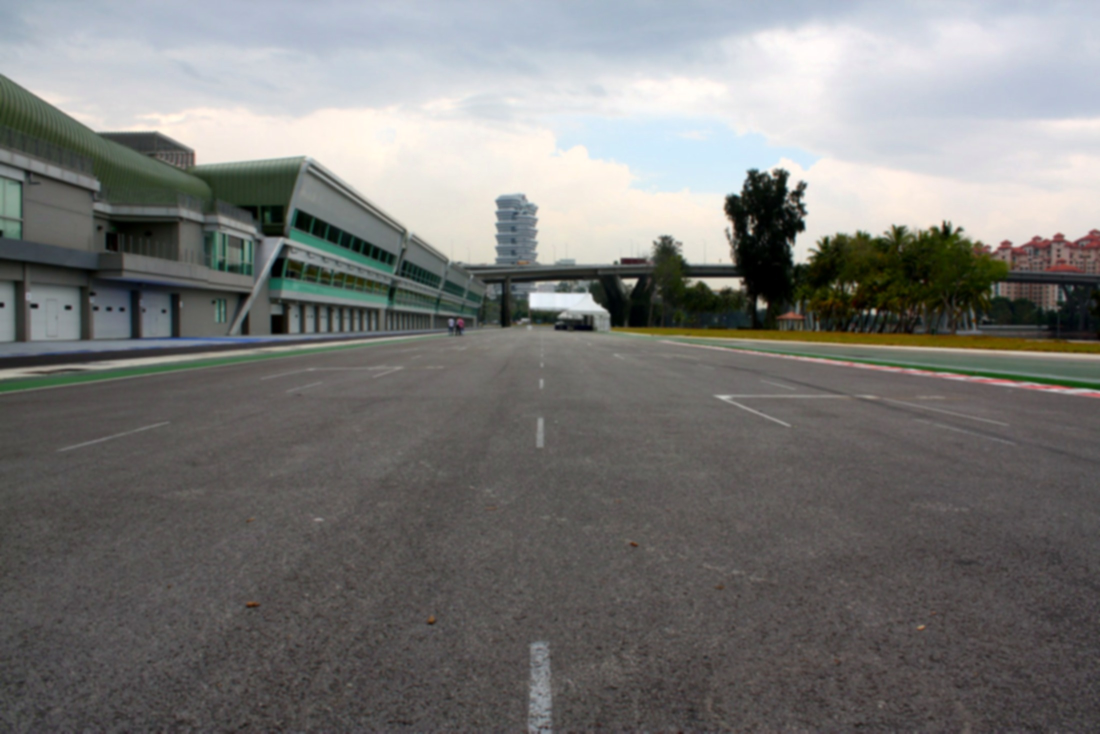
#> input picture f1-back-in-time/assets/bg/pit2.jpg, 2200 x 1467 px, given in place of hms_logo_white.png, which was not available (shown at 1/2 size)
$ python -i render.py   (imports and definitions only)
#> lines starting #> are read from the running program, lines starting #| are printed output that depends on the picture
"""Frame compositor for the Souq Umm Besher reel.

usage: python render.py RAW_DIR OUT_PREFIX FIRST_FRAME END_FRAME

Writes OUT_PREFIX_clean.mp4 and OUT_PREFIX_wm.mp4 (HMS Digital watermark)
for frames [FIRST_FRAME, END_FRAME).  build.py runs several of these in
parallel and concatenates the segments.
"""
import math
import os
import subprocess
import sys

import cv2
import numpy as np
from PIL import Image, ImageDraw, ImageFont

import timeline as T

ROOT = os.path.dirname(os.path.dirname(os.path.abspath(__file__)))
FONTS = os.path.join(ROOT, 'assets', 'fonts')
BRAND = os.path.join(ROOT, 'assets', 'brand')
W, H, FPS = T.W, T.H, T.FPS
SW, SH = 1242, 2208           # decode size (1.15x overscan for zooms)
S0 = W / SW

POP_R = os.path.join(FONTS, 'Poppins-Regular.ttf')
POP_M = os.path.join(FONTS, 'Poppins-Medium.ttf')
POP_SB = os.path.join(FONTS, 'Poppins-SemiBold.ttf')
POP_B = os.path.join(FONTS, 'Poppins-Bold.ttf')
POP_XB = os.path.join(FONTS, 'Poppins-ExtraBold.ttf')
POP_BL = os.path.join(FONTS, 'Poppins-Black.ttf')
POP_SBI = os.path.join(FONTS, 'Poppins-SemiBoldItalic.ttf')
TAJ_B = os.path.join(FONTS, 'Tajawal-Bold.ttf')
TAJ_XB = os.path.join(FONTS, 'Tajawal-ExtraBold.ttf')
SYM = '/usr/share/fonts/truetype/dejavu/DejaVuSans-Bold.ttf'


# ------------------------------------------------------------------ easing --
def clamp(x, a=0.0, b=1.0):
    return a if x < a else b if x > b else x


def e_out3(u):
    return 1 - (1 - u) ** 3


def e_in3(u):
    return u ** 3


def e_io3(u):
    return 4 * u ** 3 if u < 0.5 else 1 - (-2 * u + 2) ** 3 / 2


def e_out_expo(u):
    return 1 if u >= 1 else 1 - 2 ** (-10 * u)


def e_out_back(u, s=1.9):
    u -= 1
    return u * u * ((s + 1) * u + s) + 1


def prog(f, t0, d):
    return clamp((f - t0) / float(d))


# ------------------------------------------------------------------ text ----
_fc = {}


# [57 lines left out: functions font, gold_fill, render_text, rounded_rect_img, not called in this run]


class El:
    """A pre-rendered text/graphic sprite placed on the frame."""

    def __init__(self, img, x0, y0, ax, ay, anim):
        self.img, self.x0, self.y0, self.ax, self.ay, self.anim = img, x0, y0, ax, ay, anim

    @classmethod
    def text(cls, t, x, base_y, anim):
        return cls(t['img'], x - t['ox'], base_y - t['oy'], x + t['adv'] / 2, base_y - t['asc'] * 0.35, anim)


# [515 lines left out: functions composite, draw_el, caption_group, draw_bar, chapter_group, hook_group and 8 more, not called in this run]


# ---------------------------------------------------------------- footage ---
_dur_cache = {}


def clip_path(raw, c):
    return os.path.join(raw, f'IMG_{c}.mov')


# [46 lines left out: functions clip_frames, decode, make_grade, not called in this run]


class Shot:
    # [29 lines left out: functions __init__, load, not called in this run]

    def unload(self):
        self.frames = None

    # [36 lines left out: functions source, base_motion, affine, not called in this run]


def warp(img, M, fast=False):
    return cv2.warpAffine(img, M, (W, H), flags=cv2.INTER_LINEAR if fast else cv2.INTER_CUBIC,
                          borderMode=cv2.BORDER_REFLECT_101)


# ------------------------------------------------------------- transitions --
H_OUT = {'zoom': 5, 'punch': 0, 'whip-left': 4, 'whip-right': 4, 'whip-up': 4, 'whip-down': 4,
         'spin': 6, 'flash': 2, 'glitch': 0, 'leak': 0, 'open': 0}
H_IN = {'zoom': 6, 'punch': 6, 'whip-left': 5, 'whip-right': 5, 'whip-up': 5, 'whip-down': 5,
        'spin': 7, 'flash': 6, 'glitch': 3, 'leak': 7, 'open': 14}
WHIP_DIR = {'whip-left': (-1, 0), 'whip-right': (1, 0), 'whip-up': (0, -1), 'whip-down': (0, 1)}


# [149 lines left out: functions trans_mods, merge_mods, shake_at, render_shot, make_vignette, make_grain and 3 more, not called in this run]


# --------------------------------------------------------------- end card ---
class EndCard:
    # [45 lines left out: functions __init__, render, not called in this run]


# -------------------------------------------------------------- watermark ---
WM_WIDTH = 210      # medium-size logo
WM_RIGHT = 46       # margin from the right edge
WM_TOP = 130        # below the Instagram top bar
WM_OPACITY = 0.92


def make_watermark():
    """HMS Digital logo, top-right corner, with a soft dark glow so the white
    lettering stays readable on bright skies, walls and ceilings."""
    ov = np.zeros((H, W, 4), np.float32)
    logo = cv2.imread(os.path.join(BRAND, 'hms_logo_white.png'), cv2.IMREAD_UNCHANGED)
#> logo is the input picture: shape (1467, 2200, 3); mean B, G, R 118.4, 120.3, 120.6
    logo = cv2.cvtColor(logo, cv2.COLOR_BGRA2RGBA).astype(np.float32) / 255
#> logo: shape (1467, 2200, 4) float32
    lw = WM_WIDTH
    lh = int(round(logo.shape[0] * lw / logo.shape[1]))
#> lh = 140
    logo = cv2.resize(logo, (lw, lh), interpolation=cv2.INTER_AREA)
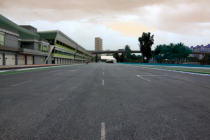
#> logo: shape (140, 210, 4) float32; mean B, G, R, A 0.473, 0.472, 0.464, 1
    pad = 24
    a = np.zeros((lh + 2 * pad, lw + 2 * pad), np.float32)
    rgb = np.zeros((lh + 2 * pad, lw + 2 * pad, 3), np.float32)
    a[pad:pad + lh, pad:pad + lw] = logo[..., 3]
    rgb[pad:pad + lh, pad:pad + lw] = logo[..., :3]
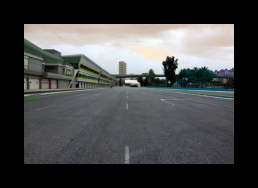
#> rgb: shape (188, 258, 3) float32; mean B, G, R 0.287, 0.286, 0.281
    glow = np.clip(cv2.GaussianBlur(a, (0, 0), 7) * 0.55 + np.roll(cv2.GaussianBlur(a, (0, 0), 2.0), 2, axis=0) * 0.35, 0, 1)
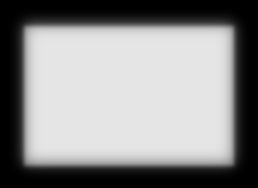
#> glow: shape (188, 258) float32; min 2.96e-07, max 0.9, mean 0.546
    la = a * WM_OPACITY
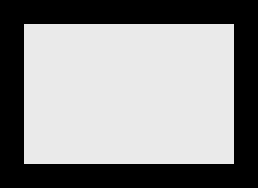
#> la: shape (188, 258) float32; min 0, max 0.92, mean 0.558
    A = la + glow * (1 - la)                 # logo over its dark glow
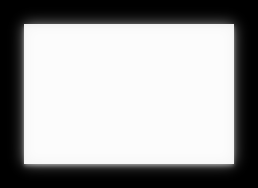
#> A: shape (188, 258) float32; min 2.96e-07, max 0.992, mean 0.626
    prem = rgb * la[..., None]               # glow is black -> adds no colour
    x0 = W - WM_RIGHT - lw - pad
    y0 = WM_TOP - pad
    ov[y0:y0 + a.shape[0], x0:x0 + a.shape[1], :3] = prem
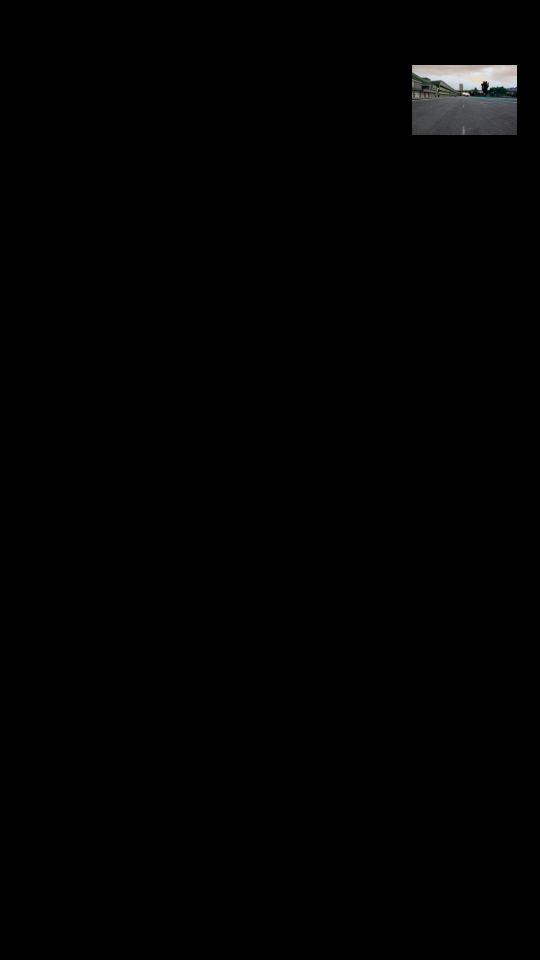
#> ov: shape (1920, 1080, 4) float32 (shown at 1/2 size); mean B, G, R, A 0.00617, 0.00615, 0.00606, 0
    ov[y0:y0 + a.shape[0], x0:x0 + a.shape[1], 3] = A
    return ov


def export_watermark_png(path):
    """Straight-alpha PNG of the watermark layer (for ffmpeg overlay)."""
    ov = make_watermark()
    A = ov[..., 3:4]
#> A: shape (1920, 1080, 1) float32
    rgb = np.where(A > 1e-4, ov[..., :3] / np.maximum(A, 1e-4), 0)
#> rgb: shape (1920, 1080, 3) float32
    out = np.dstack([rgb, A]).clip(0, 1)
    Image.fromarray((out * 255 + 0.5).astype(np.uint8), 'RGBA').save(path)
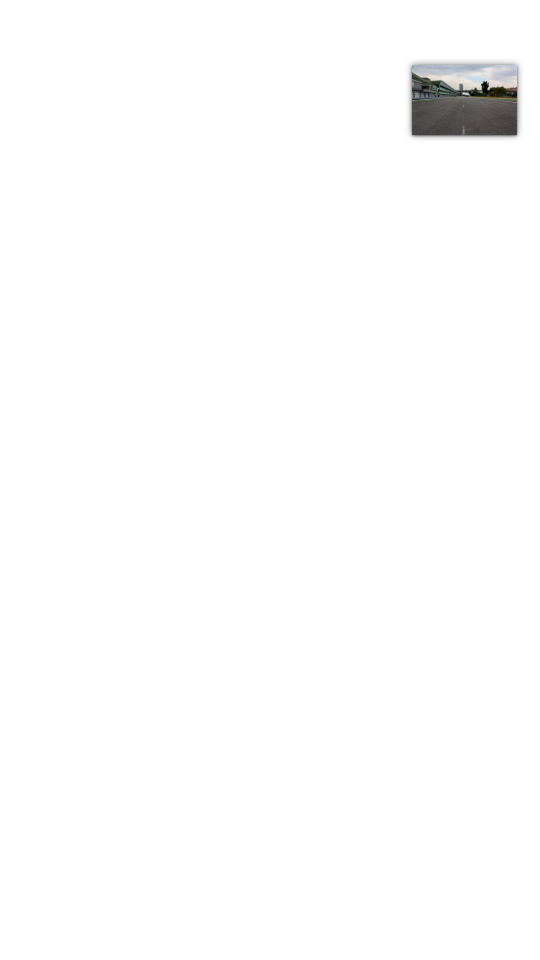
#> saved as pit2.jpg: PIL image 1080x1920 RGBA (shown at 1/2 size); mean R, G, B, A 1.6, 1.6, 1.6, 3.7; transparent parts drawn white


# ------------------------------------------------------------------ main ----
# [108 lines left out: functions build_layers, encoder, main, not called in this run]


# [2 lines not run here, left out]

>>> result = export_watermark_png('../f1-back-in-time/assets/bg/pit2.jpg')

$ run again, on f1-back-in-time/assets/bg/y1957_exit.jpg
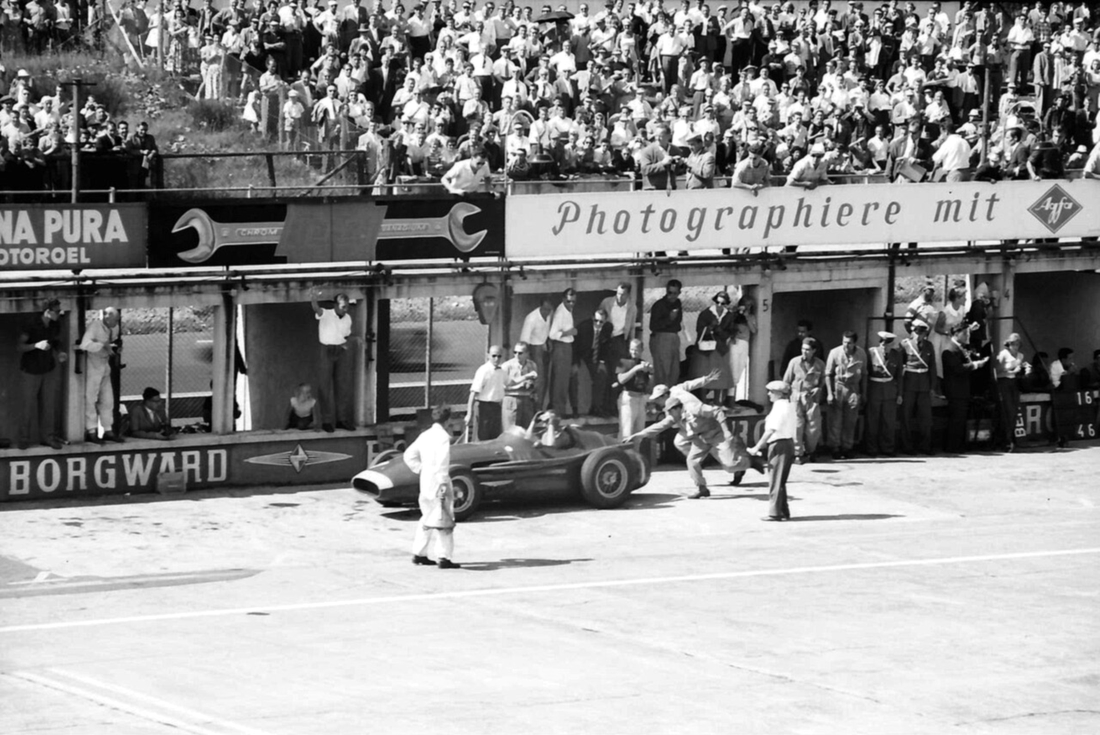
#> input picture f1-back-in-time/assets/bg/y1957_exit.jpg, 2200 x 1470 px, given in place of hms_logo_white.png, which was not available (shown at 1/2 size)
#> in make_watermark, logo is the input picture: shape (1470, 2200, 3); min 0, max 255, mean 147.3
#> in make_watermark, `ov[y0:y0 + a.shape[0], x0:x0 + a.shape[1], :3] = prem`:
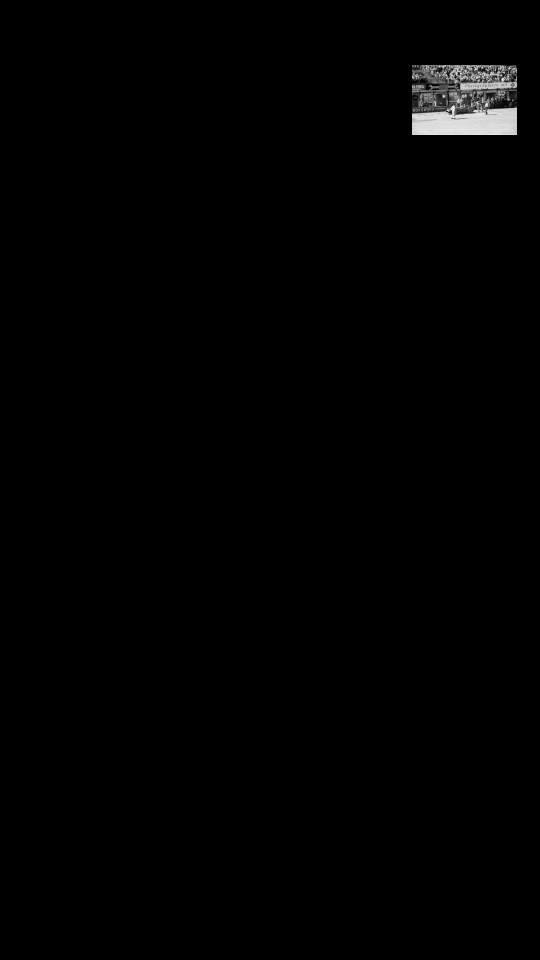
#> ov: shape (1920, 1080, 4) float32 (shown at 1/2 size); mean B, G, R, A 0.00754, 0.00754, 0.00754, 0
#> in export_watermark_png, `Image.fromarray((out * 255 + 0.5).astype(np.uint8), 'RGBA').save(path)`:
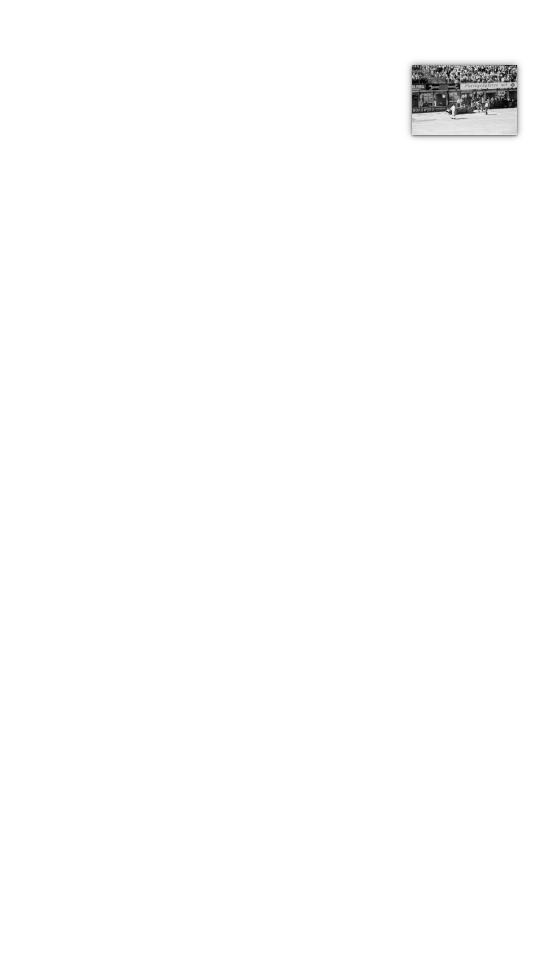
#> saved as y1957_exit.jpg: PIL image 1080x1920 RGBA (shown at 1/2 size); mean R, G, B, A 1.9, 1.9, 1.9, 3.7; transparent parts drawn white
